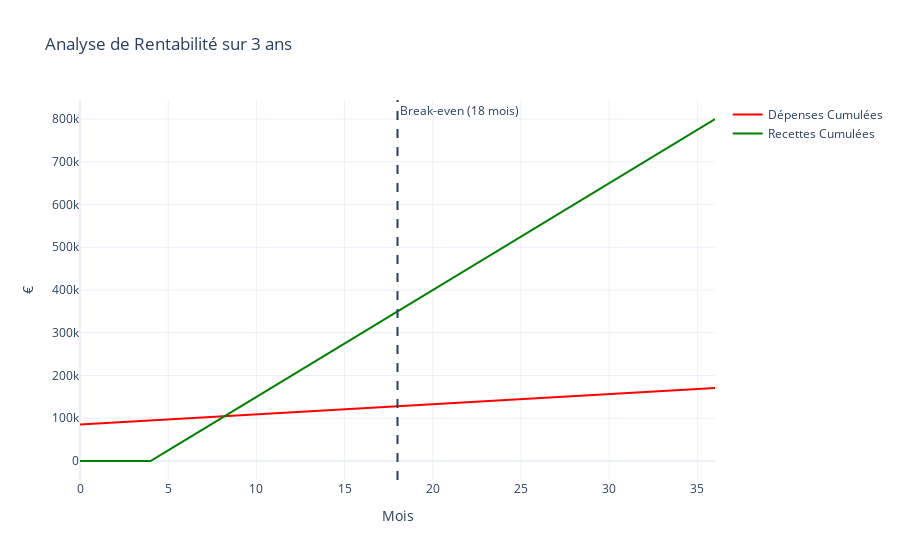

This figure's notebook cell:
### Markdown cell above
---
# 💰 Section 2: Identification des Ressources (C2)

### CE2.1 - Qualification qualitative des ressources
- **Humaines** : 
    - *Data Scientist Subcontractor* : Expert en Computer Vision pour le moteur de recommandation.
    - *Data Scientist Junior* : Support, nettoyage de données et monitoring.
    - *Dev Mobile & DevOps* : Intégration Azure et déploiement continu.
- **Techniques** : Utilisation de **Microsoft Azure**.
    - *Azure Cognitive Services* : Pour l'analyse d'images.
    - *Azure Machine Learning* : Pour l'entraînement et le déploiement des modèles.
    - *Azure Blob Storage* : Stockage sécurisé des photos utilisateurs.

### CE2.2 - Qualification quantitative et Rentabilité (ROI)
L'investissement initial comprend le développement (124 jours-hommes) et le setup Azure.

### Code cell
total_charge = df_backlog['Charge (J)'].sum()
tjm_moyen = 600
cout_dev = total_charge * tjm_moyen
cout_azure_setup = 15000
investissement_initial = cout_dev + cout_azure_setup

gain_mensuel = 25000
cout_mensuel_maint = (cout_dev * 0.15 / 12) + 1500 # Maintenance + Azure Prod

mois = np.arange(0, 37)
depenses = investissement_initial + (cout_mensuel_maint * mois)
recettes = np.maximum(0, gain_mensuel * (mois - 4)) # Launch au mois 4

fig_roi = go.Figure()
fig_roi.add_trace(go.Scatter(x=mois, y=depenses, name='Dépenses Cumulées', line=dict(color='red')))
fig_roi.add_trace(go.Scatter(x=mois, y=recettes, name='Recettes Cumulées', line=dict(color='green')))
fig_roi.add_vline(x=18, line_dash="dash", annotation_text="Break-even (18 mois)")
fig_roi.update_layout(title='Analyse de Rentabilité sur 3 ans', xaxis_title='Mois', yaxis_title='€')
fig_roi.show()

display(Markdown(f"**Investissement Initial** : {investissement_initial:,.0f} €"))
display(Markdown(f"**Seuil de rentabilité** : 18 mois après le lancement des développements."))

### Figure 1 — Plotly figure (JSON) as saved in the notebook; plotly's stock layout.template omitted (floating-point values rounded to 4 significant figures)
{"data": [{"line": {"color": "red"}, "name": "Dépenses Cumulées", "type": "scatter", "x": [0, 1, 2, 3, 4, 5, 6, 7, 8, 9, 10, 11, 12, 13, 14, 15, 16, 17, 18, 19, 20, 21, 22, 23, 24, 25, 26, 27, 28, 29, 30, 31, 32, 33, 34, 35, 36], "y": [85200.0, 87580.0, 89960.0, 92330.0, 94710.0, 97090.0, 99460.0, 101800.0, 104200.0, 106600.0, 109000.0, 111400.0, 113700.0, 116100.0, 118500.0, 120900.0, 123200.0, 125600.0, 128000.0, 130400.0, 132800.0, 135100.0, 137500.0, 139900.0, 142300.0, 144600.0, 147000.0, 149400.0, 151800.0, 154100.0, 156500.0, 158900.0, 161300.0, 163700.0, 166000.0, 168400.0, 170800.0]}, {"line": {"color": "green"}, "name": "Recettes Cumulées", "type": "scatter", "x": [0, 1, 2, 3, 4, 5, 6, 7, 8, 9, 10, 11, 12, 13, 14, 15, 16, 17, 18, 19, 20, 21, 22, 23, 24, 25, 26, 27, 28, 29, 30, 31, 32, 33, 34, 35, 36], "y": [0, 0, 0, 0, 0, 25000, 50000, 75000, 100000, 125000, 150000, 175000, 200000, 225000, 250000, 275000, 300000, 325000, 350000, 375000, 400000, 425000, 450000, 475000, 500000, 525000, 550000, 575000, 600000, 625000, 650000, 675000, 700000, 725000, 750000, 775000, 800000]}], "layout": {"annotations": [{"showarrow": false, "text": "Break-even (18 mois)", "x": 18, "xanchor": "left", "xref": "x", "y": 1, "yanchor": "top", "yref": "y domain"}], "shapes": [{"line": {"dash": "dash"}, "type": "line", "x0": 18, "x1": 18, "xref": "x", "y0": 0, "y1": 1, "yref": "y domain"}], "title": {"text": "Analyse de Rentabilité sur 3 ans"}, "xaxis": {"title": {"text": "Mois"}}, "yaxis": {"title": {"text": "€"}}}}
